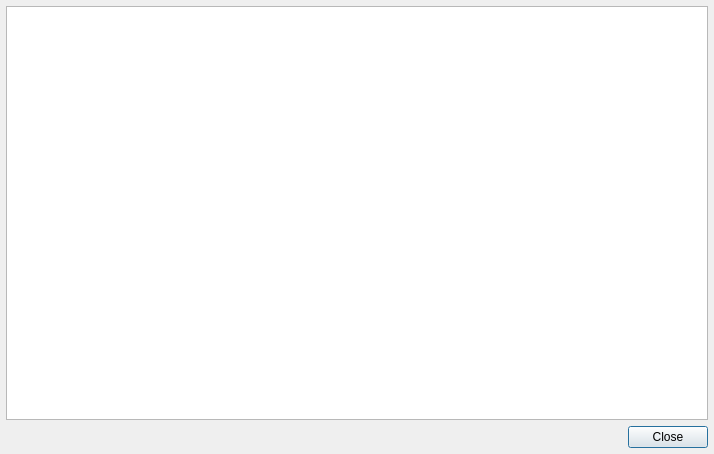
<?xml version="1.0" encoding="UTF-8"?>
<ui version="4.0">
 <class>DocDlg</class>
 <widget class="QDialog" name="DocDlg">
  <property name="geometry">
   <rect>
    <x>0</x>
    <y>0</y>
    <width>714</width>
    <height>454</height>
   </rect>
  </property>
  <property name="windowTitle">
   <string>Dialog</string>
  </property>
  <layout class="QVBoxLayout" name="verticalLayout">
   <property name="spacing">
    <number>6</number>
   </property>
   <property name="leftMargin">
    <number>6</number>
   </property>
   <property name="topMargin">
    <number>6</number>
   </property>
   <property name="rightMargin">
    <number>6</number>
   </property>
   <property name="bottomMargin">
    <number>6</number>
   </property>
   <item>
    <widget class="QTextBrowser" name="textMain">
     <property name="styleSheet">
      <string notr="true"/>
     </property>
     <property name="lineWrapMode">
      <enum>QTextEdit::NoWrap</enum>
     </property>
     <property name="html">
      <string>&lt;!DOCTYPE HTML PUBLIC &quot;-//W3C//DTD HTML 4.0//EN&quot; &quot;http://www.w3.org/TR/REC-html40/strict.dtd&quot;&gt;
&lt;html&gt;&lt;head&gt;&lt;meta name=&quot;qrichtext&quot; content=&quot;1&quot; /&gt;&lt;style type=&quot;text/css&quot;&gt;
p, li { white-space: pre-wrap; }
&lt;/style&gt;&lt;/head&gt;&lt;body style=&quot; font-family:'.SF NS Text'; font-size:13pt; font-weight:400; font-style:normal;&quot;&gt;
&lt;p style=&quot;-qt-paragraph-type:empty; margin-top:0px; margin-bottom:0px; margin-left:0px; margin-right:0px; -qt-block-indent:0; text-indent:0px;&quot;&gt;&lt;br /&gt;&lt;/p&gt;&lt;/body&gt;&lt;/html&gt;</string>
     </property>
     <property name="openExternalLinks">
      <bool>true</bool>
     </property>
    </widget>
   </item>
   <item>
    <widget class="QDialogButtonBox" name="buttonBox">
     <property name="orientation">
      <enum>Qt::Horizontal</enum>
     </property>
     <property name="standardButtons">
      <set>QDialogButtonBox::Close</set>
     </property>
    </widget>
   </item>
  </layout>
 </widget>
 <resources/>
 <connections>
  <connection>
   <sender>buttonBox</sender>
   <signal>accepted()</signal>
   <receiver>DocDlg</receiver>
   <slot>accept()</slot>
   <hints>
    <hint type="sourcelabel">
     <x>248</x>
     <y>254</y>
    </hint>
    <hint type="destinationlabel">
     <x>157</x>
     <y>274</y>
    </hint>
   </hints>
  </connection>
  <connection>
   <sender>buttonBox</sender>
   <signal>rejected()</signal>
   <receiver>DocDlg</receiver>
   <slot>reject()</slot>
   <hints>
    <hint type="sourcelabel">
     <x>316</x>
     <y>260</y>
    </hint>
    <hint type="destinationlabel">
     <x>286</x>
     <y>274</y>
    </hint>
   </hints>
  </connection>
 </connections>
</ui>
